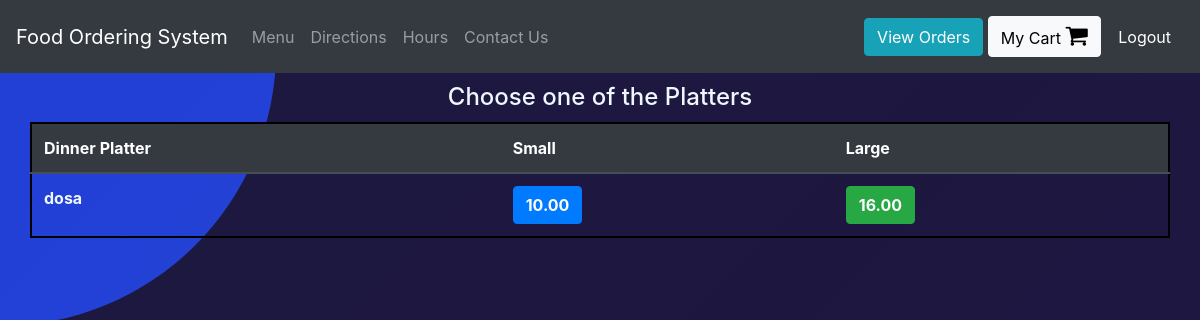
Screenshot of /Tiffins (signed in) with the database file from the repository.
### orders/models.py (models this page shows, shortened)
class DinnerPlatters(models.Model):
    dish_name = models.CharField(max_length=200)
    small_price = models.DecimalField(max_digits=6, decimal_places=2)
    large_price = models.DecimalField(max_digits=6, decimal_places=2)

### orders/views.py (the view)
# urls.py: path("Tiffins", views.dinner_platters, name="dinner_platters"),
def dinner_platters(request):
    if request.user.is_authenticated:
        return render(request, "orders/dinner_platters.html", context = {"dishes":DinnerPlatters.objects.all})
    else:
        return redirect("orders:login")

### orders/templates/orders/dinner_platters.html
{% extends 'orders/header.html' %}
{% block content %}
    <div class="container">
      <h4 style="margin:10px; text-align:center;color:aliceblue;"> Choose one of the Platters </h4>
      <div class="row justify-content-center" >
        <table class="table"  style="border: 2px solid black;color:aliceblue;">
          <thead class="thead-dark">
            <tr>
              <th scope="col">Dinner Platter</th>
              <th scope="col">Small</th>
              <th scope="col">Large</th>
            </tr>
          </thead>
          <tbody>
            {% for dish in dishes %}
              <tr>
                <th>{{dish.dish_name}}</th>
                <td><button type="button" class="btn btn-primary" onclick="add_to_cart({item_description:'Small - {{dish.dish_name}}' , price:{{dish.small_price}} })" ><strong>{{dish.small_price}}</strong></button></td>
                <td><button type="button" class="btn btn-success" onclick="add_to_cart({item_description:'Large - {{dish.dish_name}}' , price:{{dish.large_price}} })" ><strong>{{dish.large_price}}</strong></button></td>
              </tr>
            {% endfor %}
          </tbody>
        </table>
      </div>
    </div>
{% endblock %}

### orders/templates/orders/header.html (style rules this page uses)
body { height: 100%; width: 100%; background-image: linear-gradient( 135deg, #1d183f 10%, #1e1742 100%); }
body::before, body::after { content: ''; position: absolute; left: 0; top: 0; height: 100%; width: 100%; }
body::before { clip-path: circle(25% at left 5%); opacity: 0.8; background-image: linear-gradient( 135deg, #234afb 10%, #2f58fb 100%); z-index: -3; }
body::after { clip-path: circle(20% at right 90%); opacity: 0.8; margin-top: 50px; background-image: linear-gradient( 180deg, #0ef883 10%, #0ff98f 100%); z-index: -3; }

### rows the page displays
DinnerPlatters: dish_name "dosa", small_price "10.00", large_price "16.00"
